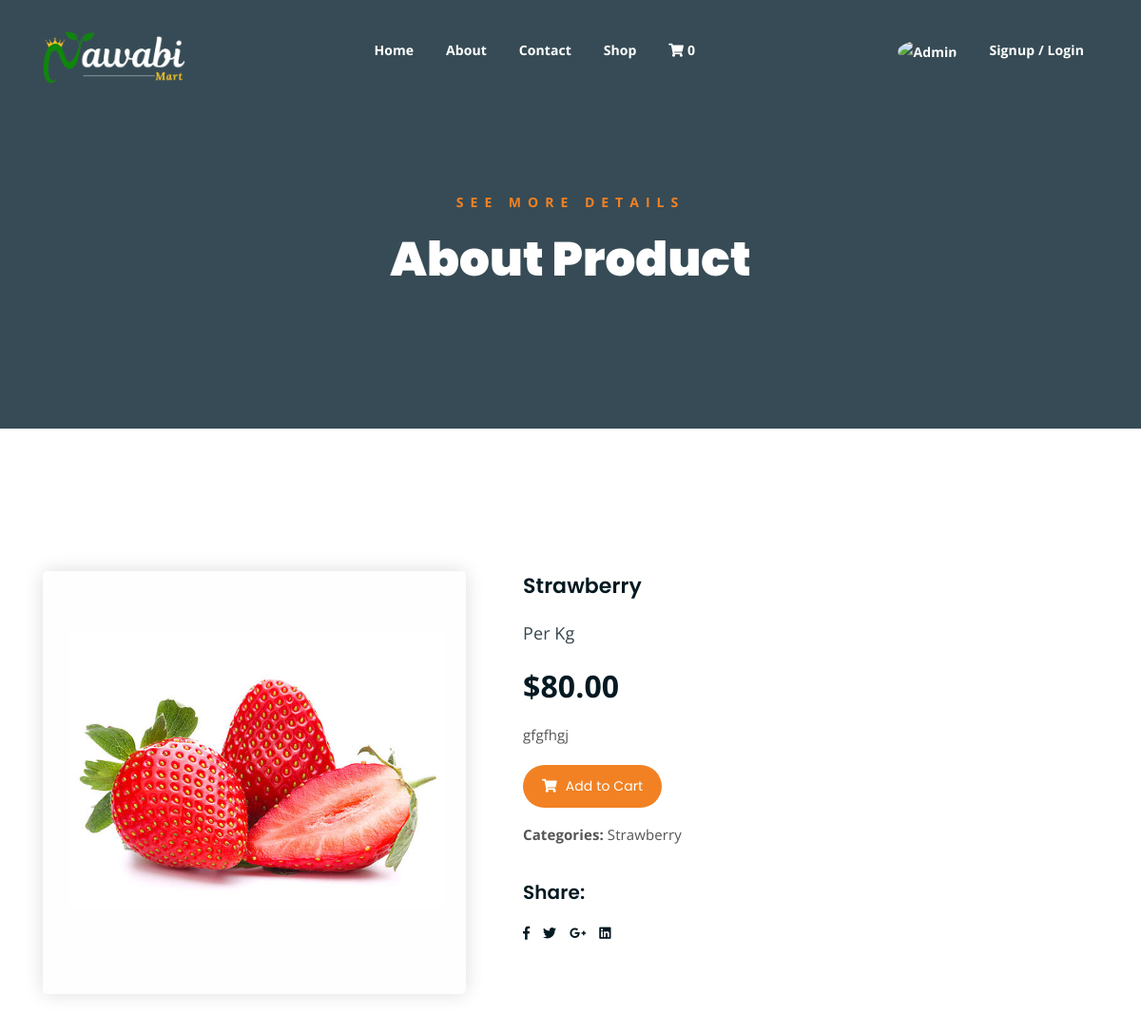
/product/details/1/ (upper part), run on an earlier commit of the app's database.
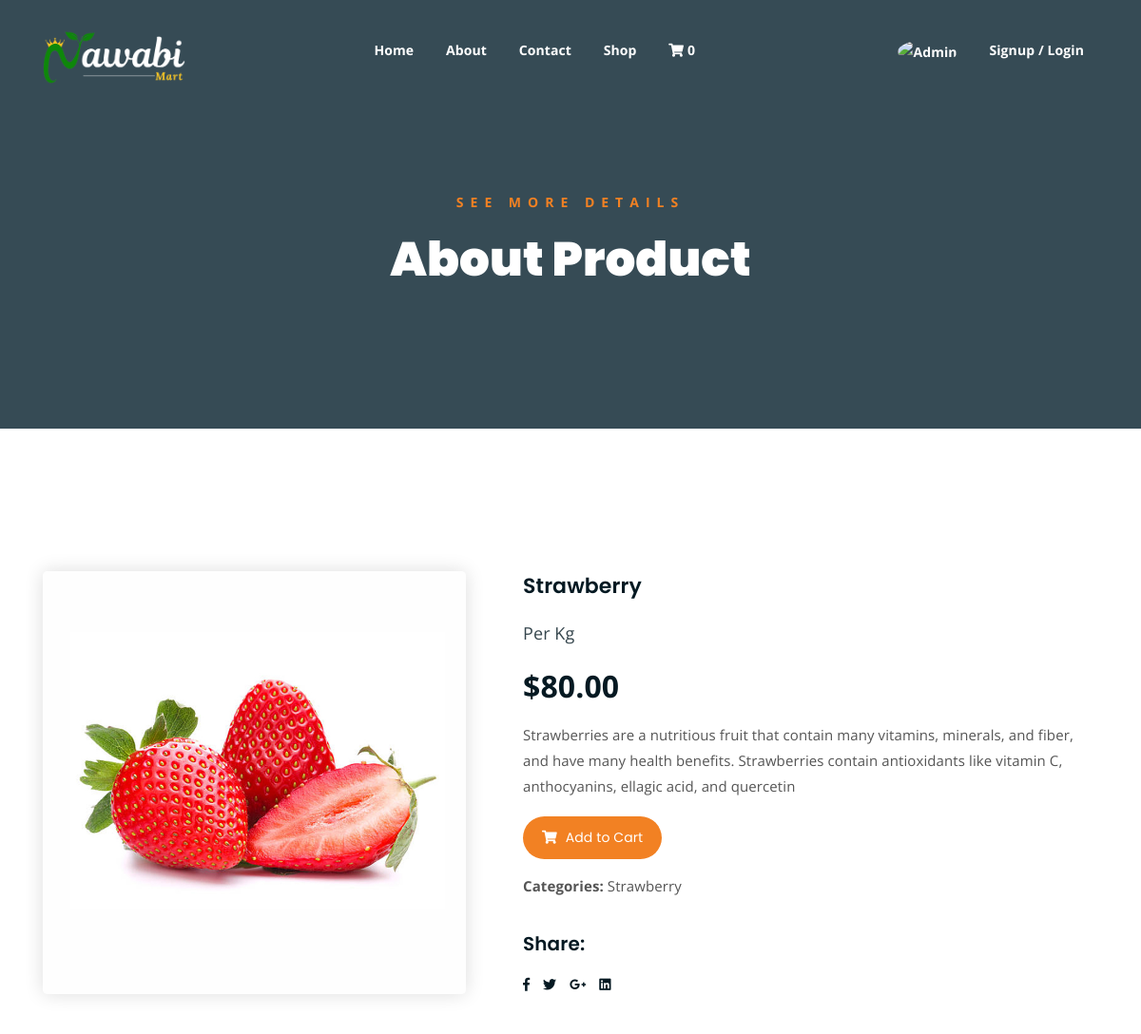
And on a later commit of the database.
### products/models.py (models this page shows, shortened)
class Product(models.Model):
    title = models.CharField(max_length=50)
    price = models.DecimalField(max_digits=10, decimal_places=2)
    description = models.TextField()
    category = models.ForeignKey(Category, on_delete=models.CASCADE)
    image = models.ImageField(upload_to='products/media/uploads/')

### categories/models.py (models this page shows, shortened)
class Category(models.Model):
    category_name = models.CharField(max_length=100)
    slug = models.SlugField(max_length=100,unique=True, null=True, blank=True)

### products/views.py (the view)
# urls.py: path('product/details/<int:id>/', views.DetailProductView.as_view(), name='product_details'),
class DetailProductView(DetailView):
    model = models.Product
    pk_url_kwarg = 'id'
    template_name = 'product-details.html'
    def get_context_data(self, **kwargs):
        context = super().get_context_data(**kwargs)
        product = self.get_object()
        context['product'] = product
        return context

### products/templates/product-details.html (shortened to what the changed rows need)
<!DOCTYPE html>
{% load static %}
<html lang="en">
<head>
    <link rel="stylesheet" href="{% static 'assets/css/all.min.css' %}">
    <link rel="stylesheet" href="{% static 'assets/bootstrap/css/bootstrap.min.css' %}">
    <link rel="stylesheet" href="{% static 'assets/css/owl.carousel.css' %}">
    <link rel="stylesheet" href="{% static 'assets/css/magnific-popup.css' %}">
    <link rel="stylesheet" href="{% static 'assets/css/animate.css' %}">
    <link rel="stylesheet" href="{% static 'assets/css/meanmenu.min.css' %}">
    <link rel="stylesheet" href="{% static 'assets/css/main.css' %}">
    <link rel="stylesheet" href="{% static 'assets/css/responsive.css' %}">
    <link rel="stylesheet" href="https://cdnjs.cloudflare.com/ajax/libs/OwlCarousel2/2.3.4/assets/owl.carousel.min.css">
</head>
<body>
	<div class="breadcrumb-section breadcrumb-bg">
		<div class="container">
			<div class="row">
				<div class="col-lg-8 offset-lg-2 text-center">
					<div class="breadcrumb-text">
						<h1>About Product</h1>
					</div>
				</div>
			</div>
		</div>
	</div>
	<div class="single-product mt-150 mb-150">
		<div class="container">
			<div class="row">
				<div class="col-md-5">
					<div class="single-product-img">
						<img src="{{product.image.url}}" alt="">
					</div>
				</div>
				<div class="col-md-7">
					<div class="single-product-content">
						<h3>{{product.title}}</h3>
						<p class="single-product-pricing"><span>Per Kg</span> ${{product.price}}</p>
						<p>{{product.description}}</p>
						<div class="single-product-form">
							<a href="{% url "add_to_cart" product.id%}?next={{ request.path }}" class="cart-btn"><i class="fas fa-shopping-cart"></i> Add to Cart</a>
							<p><strong>Categories: </strong>{{product.category.category_name}}</p>
						</div>
						<h4>Share:</h4>
						<ul class="product-share">
							<li><a href=""><i class="fab fa-facebook-f"></i></a></li>
							<li><a href=""><i class="fab fa-twitter"></i></a></li>
							<li><a href=""><i class="fab fa-google-plus-g"></i></a></li>
							<li><a href=""><i class="fab fa-linkedin"></i></a></li>
						</ul>
					</div>
				</div>
			</div>
		</div>
	</div>
</body>
</html>

What changed in the data, as far as the page shows it:
changed Product "Strawberry": description "gfgfhgj" → "Strawberries are a nutritious fruit that contain many vitamins, minerals, and fiber, and have many health benefits. Strawberries contain antioxidants like vitamin C, anthocyanins, ellagic acid, and quercetin"
